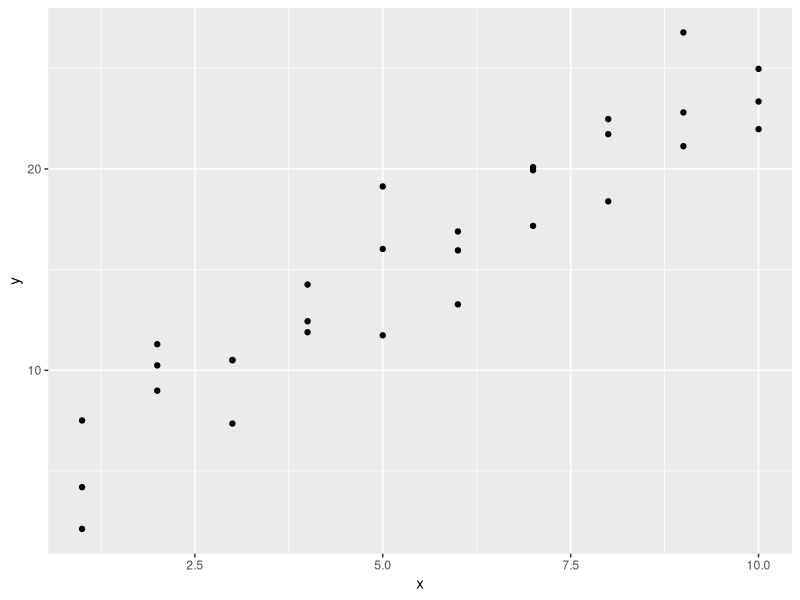
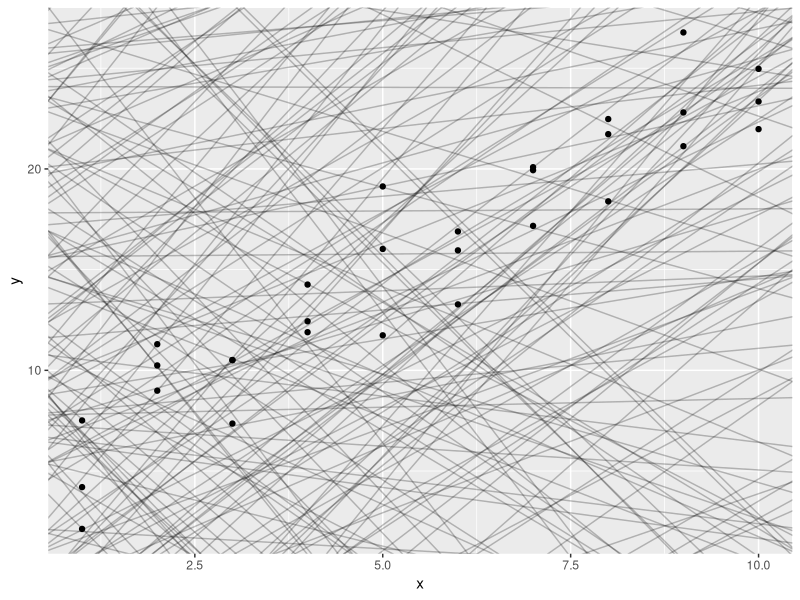
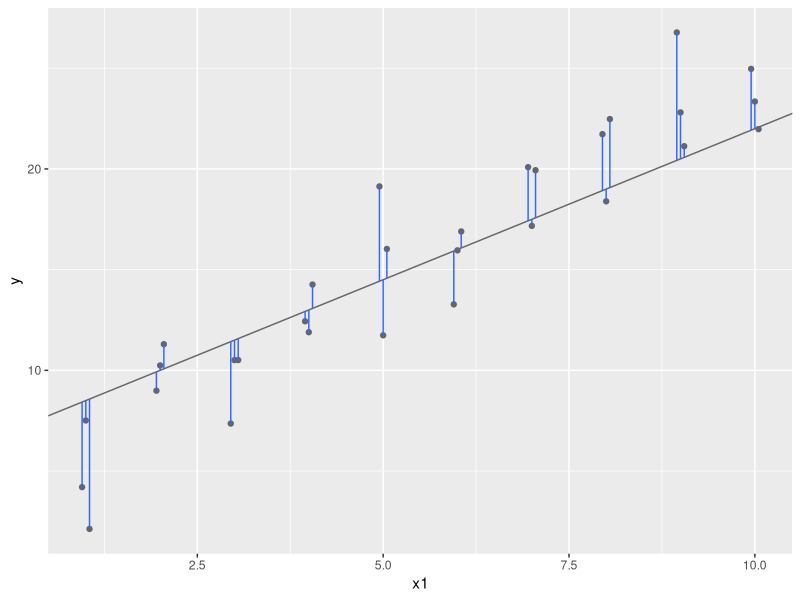
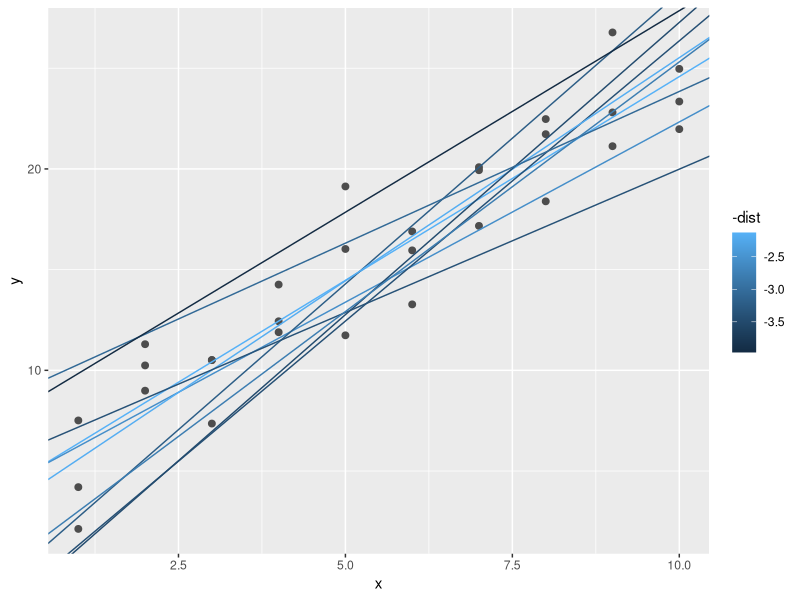
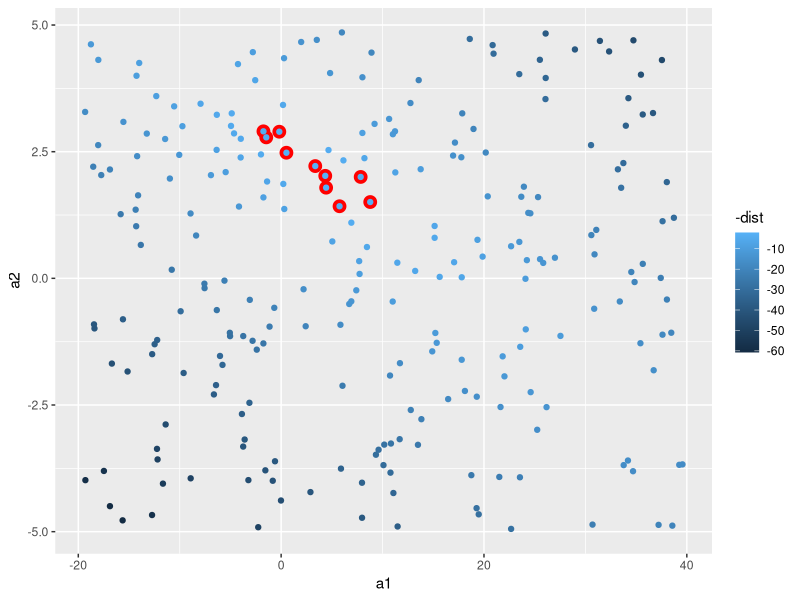
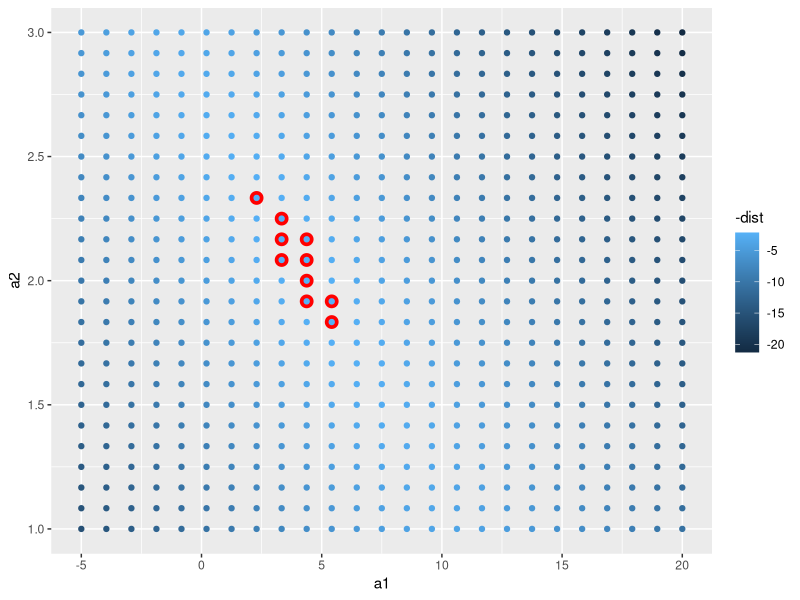
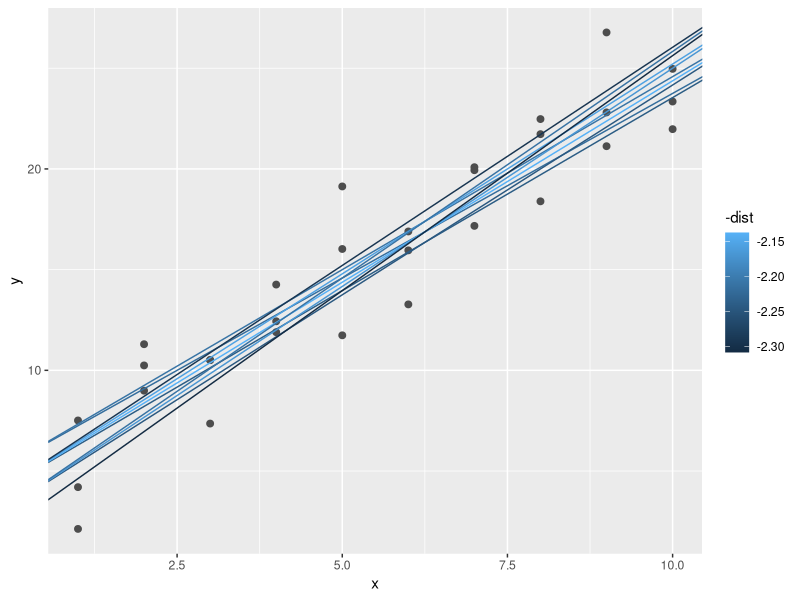
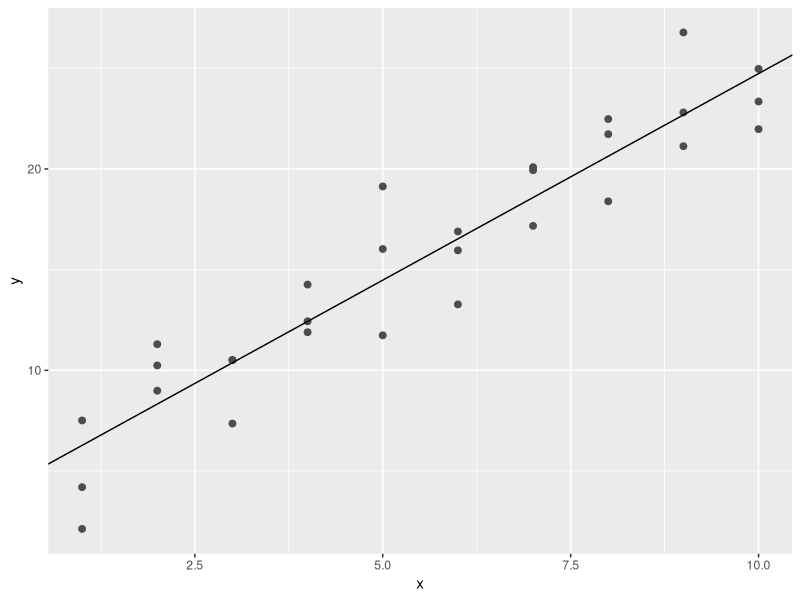

Write R code to recreate these figures, in order. (Note: this script raises an error after producing the figures.)
## ---- chunk 1
library(tidyverse)

library(modelr)
options(na.action = na.warn)
## ---- chunk 2
ggplot(sim1, aes(x, y)) +
  geom_point()
## ---- chunk 3
models <- tibble(
  a1 = runif(250, -20, 40),
  a2 = runif(250, -5, 5)
)

ggplot(sim1, aes(x, y)) +
  geom_abline(aes(intercept = a1, slope = a2), data = models, alpha = 1 / 4) +
  geom_point()
## ---- chunk 4
dist1 <- sim1 %>%
  mutate(
    dodge = rep(c(-1, 0, 1) / 20, 10),
    x1 = x + dodge,
    pred = 7 + x1 * 1.5
  )

ggplot(dist1, aes(x1, y)) +
  geom_abline(intercept = 7, slope = 1.5, colour = "grey40") +
  geom_point(colour = "grey40") +
  geom_linerange(aes(ymin = y, ymax = pred), colour = "#3366FF")
## ---- chunk 5
model1 <- function(a, data) {
  a[1] + data$x * a[2]
}
model1(c(7, 1.5), sim1)
## ---- chunk 6
measure_distance <- function(mod, data) {
  diff <- data$y - model1(mod, data)
  sqrt(mean(diff^2))
}
measure_distance(c(7, 1.5), sim1)
## ---- chunk 7
sim1_dist <- function(a1, a2) {
  measure_distance(c(a1, a2), sim1)
}

models <- models %>%
  mutate(dist = purrr::map2_dbl(a1, a2, sim1_dist))
models
## ---- chunk 8
ggplot(sim1, aes(x, y)) +
  geom_point(size = 2, colour = "grey30") +
  geom_abline(
    aes(intercept = a1, slope = a2, colour = -dist),
    data = filter(models, rank(dist) <= 10)
  )
## ---- chunk 9
ggplot(models, aes(a1, a2)) +
  geom_point(data = filter(models, rank(dist) <= 10), size = 4, colour = "red") +
  geom_point(aes(colour = -dist))
## ---- chunk 10
grid <- expand.grid(
  a1 = seq(-5, 20, length = 25),
  a2 = seq(1, 3, length = 25)
) %>%
  mutate(dist = purrr::map2_dbl(a1, a2, sim1_dist))

grid %>%
  ggplot(aes(a1, a2)) +
  geom_point(data = filter(grid, rank(dist) <= 10), size = 4, colour = "red") +
  geom_point(aes(colour = -dist))
## ---- chunk 11
ggplot(sim1, aes(x, y)) +
  geom_point(size = 2, colour = "grey30") +
  geom_abline(
    aes(intercept = a1, slope = a2, colour = -dist),
    data = filter(grid, rank(dist) <= 10)
  )
## ---- chunk 12
best <- optim(c(0, 0), measure_distance, data = sim1)
best$par

ggplot(sim1, aes(x, y)) +
  geom_point(size = 2, colour = "grey30") +
  geom_abline(intercept = best$par[1], slope = best$par[2])
## ---- chunk 13
sim1_mod <- lm(y ~ x, data = sim1)
coef(sim1_mod)
## ---- chunk 14
sim1a <- tibble(
  x = rep(1:10, each = 3),
  y = x * 1.5 + 6 + rt(length(x), df = 2)
)
## ---- chunk 15
measure_distance <- function(mod, data) {
  diff <- data$y - model1(mod, data)
  mean(abs(diff))
}
## ---- chunk 16
model1 <- function(a, data) {
  a[1] + data$x * a[2] + a[3]
}
## ---- chunk 17
grid <- sim1 %>%
  data_grid(x)
grid
## ---- chunk 18
grid <- grid %>%
  add_predictions(sim1_mod)
grid
## ---- chunk 19
ggplot(sim1, aes(x)) +
  geom_point(aes(y = y)) +
  geom_line(aes(y = pred), data = grid, colour = "red", size = 1)
## ---- chunk 20
sim1 <- sim1 %>%
  add_residuals(sim1_mod)
sim1
## ---- chunk 21
ggplot(sim1, aes(resid)) +
  geom_freqpoly(binwidth = 0.5)
## ---- chunk 22
ggplot(sim1, aes(x, resid)) +
  geom_ref_line(h = 0) +
  geom_point()
## ---- chunk 23
df <- tribble(
  ~ y, ~ x1, ~ x2,
  4, 2, 5,
  5, 1, 6
)
model_matrix(df, y ~ x1)
## ---- chunk 24
model_matrix(df, y ~ x1 - 1)
## ---- chunk 25
model_matrix(df, y ~ x1 + x2)
## ---- chunk 26
df <- tribble(
  ~ sex, ~ response,
  "male", 1,
  "female", 2,
  "male", 1
)
model_matrix(df, response ~ sex)
## ---- chunk 27
ggplot(sim2) +
  geom_point(aes(x, y))
## ---- chunk 28
mod2 <- lm(y ~ x, data = sim2)

grid <- sim2 %>%
  data_grid(x) %>%
  add_predictions(mod2)
grid
## ---- chunk 29
ggplot(sim2, aes(x)) +
  geom_point(aes(y = y)) +
  geom_point(data = grid, aes(y = pred), colour = "red", size = 4)
## ---- chunk 30
tibble(x = "e") %>%
  add_predictions(mod2)
## ---- chunk 31
ggplot(sim3, aes(x1, y)) +
  geom_point(aes(colour = x2))
## ---- chunk 32
mod1 <- lm(y ~ x1 + x2, data = sim3)
mod2 <- lm(y ~ x1 * x2, data = sim3)
## ---- chunk 33
grid <- sim3 %>%
  data_grid(x1, x2) %>%
  gather_predictions(mod1, mod2)
grid
## ---- chunk 34
ggplot(sim3, aes(x1, y, colour = x2)) +
  geom_point() +
  geom_line(data = grid, aes(y = pred)) +
  facet_wrap(~ model)
## ---- chunk 35
sim3 <- sim3 %>%
  gather_residuals(mod1, mod2)

ggplot(sim3, aes(x1, resid, colour = x2)) +
  geom_point() +
  facet_grid(model ~ x2)
## ---- chunk 36
mod1 <- lm(y ~ x1 + x2, data = sim4)
mod2 <- lm(y ~ x1 * x2, data = sim4)

grid <- sim4 %>%
  data_grid(
    x1 = seq_range(x1, 5),
    x2 = seq_range(x2, 5)
  ) %>%
  gather_predictions(mod1, mod2)
grid
## ---- chunk 37
seq_range(c(0.0123, 0.923423), n = 5)
seq_range(c(0.0123, 0.923423), n = 5, pretty = TRUE)
## ---- chunk 38
x1 <- rcauchy(100)
seq_range(x1, n = 5)
seq_range(x1, n = 5, trim = 0.10)
seq_range(x1, n = 5, trim = 0.25)
seq_range(x1, n = 5, trim = 0.50)
## ---- chunk 39
x2 <- c(0, 1)
seq_range(x2, n = 5)
seq_range(x2, n = 5, expand = 0.10)
seq_range(x2, n = 5, expand = 0.25)
seq_range(x2, n = 5, expand = 0.50)
## ---- chunk 40
ggplot(grid, aes(x1, x2)) +
  geom_tile(aes(fill = pred)) +
  facet_wrap(~ model)
## ---- chunk 41
ggplot(grid, aes(x1, pred, colour = x2, group = x2)) +
  geom_line() +
  facet_wrap(~ model)
ggplot(grid, aes(x2, pred, colour = x1, group = x1)) +
  geom_line() +
  facet_wrap(~ model)
## ---- chunk 42
df <- tribble(
  ~ y, ~ x,
  1, 1,
  2, 2,
  3, 3
)
model_matrix(df, y ~ x^2 + x)
model_matrix(df, y ~ I(x^2) + x)
## ---- chunk 43
model_matrix(df, y ~ poly(x, 2))
## ---- chunk 44
library(splines)
model_matrix(df, y ~ ns(x, 2))
## ---- chunk 45
sim5 <- tibble(
  x = seq(0, 3.5 * pi, length = 50),
  y = 4 * sin(x) + rnorm(length(x))
)

ggplot(sim5, aes(x, y)) +
  geom_point()
## ---- chunk 46
mod1 <- lm(y ~ ns(x, 1), data = sim5)
mod2 <- lm(y ~ ns(x, 2), data = sim5)
mod3 <- lm(y ~ ns(x, 3), data = sim5)
mod4 <- lm(y ~ ns(x, 4), data = sim5)
mod5 <- lm(y ~ ns(x, 5), data = sim5)

grid <- sim5 %>%
  data_grid(x = seq_range(x, n = 50, expand = 0.1)) %>%
  gather_predictions(mod1, mod2, mod3, mod4, mod5, .pred = "y")

ggplot(sim5, aes(x, y)) +
  geom_point() +
  geom_line(data = grid, colour = "red") +
  facet_wrap(~ model)
## ---- chunk 47
df <- tribble(
  ~ x, ~ y,
  1, 2.2,
  2, NA,
  3, 3.5,
  4, 8.3,
  NA, 10
)

mod <- lm(y ~ x, data = df)
## ---- chunk 48
mod <- lm(y ~ x, data = df, na.action = na.exclude)
## ---- chunk 49
nobs(mod)
